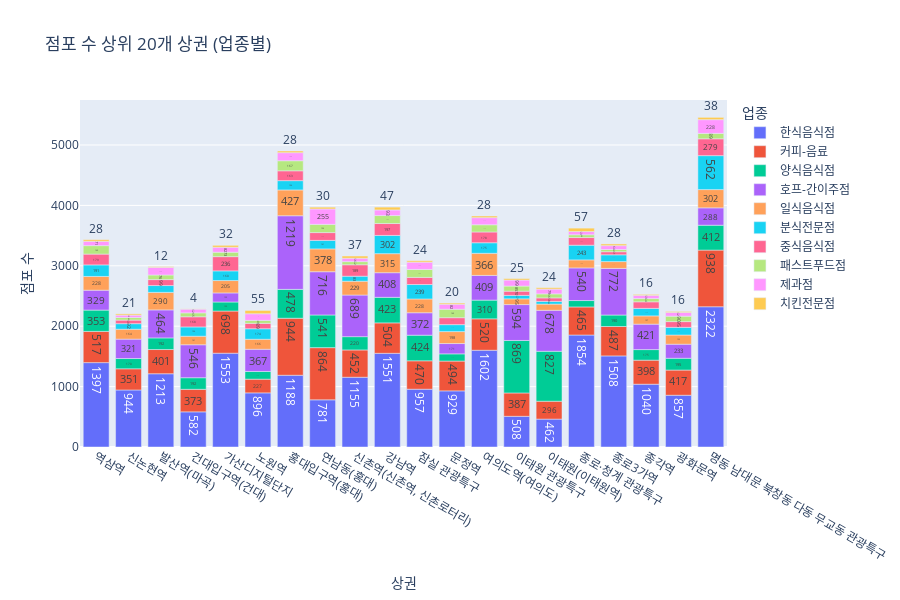

The code cell stored with this chart in its notebook:
### Markdown cell above
점포수 상위 20개 상권

### Code cell
top_n = df_area.groupby('상권명')['점포수'].sum().sort_values(ascending=False).head(20).index
df_top = df_area[df_area['상권명'].isin(top_n)]

fig_top = px.bar(df_top,
                 x='상권명',
                 y='점포수',
                 color='업종명',
                 title='점포 수 상위 20개 상권 (업종별)',
                 text='점포수')
fig_top.update_layout(xaxis_title='상권', yaxis_title='점포 수', legend_title='업종', height=600)
fig_top.show()

### Figure 1 — Plotly figure (JSON) as saved in the notebook; plotly's stock layout.template omitted (floating-point values rounded to 4 significant figures)
{"data": [{"hovertemplate": "업종명=한식음식점<br>상권명=%{x}<br>점포수=%{text}<extra></extra>", "legendgroup": "한식음식점", "marker": {"color": "#636efa", "pattern": {"shape": ""}}, "name": "한식음식점", "orientation": "v", "showlegend": true, "text": [1397.0, 944.0, 1213.0, 582.0, 1553.0, 896.0, 1188.0, 781.0, 1155.0, 1551.0, 957.0, 929.0, 1602.0, 508.0, 462.0, 1854.0, 1508.0, 1040.0, 857.0, 2322.0], "textposition": "auto", "type": "bar", "x": ["역삼역", "신논현역", "발산역(마곡)", "건대입구역(건대)", "가산디지털단지", "노원역", "홍대입구역(홍대)", "연남동(홍대)", "신촌역(신촌역, 신촌로터리)", "강남역", "잠실 관광특구", "문정역", "여의도역(여의도)", "이태원 관광특구", "이태원(이태원역)", "종로·청계 관광특구", "종로3가역", "종각역", "광화문역", "명동 남대문 북창동 다동 무교동 관광특구"], "xaxis": "x", "y": [1397.0, 944.0, 1213.0, 582.0, 1553.0, 896.0, 1188.0, 781.0, 1155.0, 1551.0, 957.0, 929.0, 1602.0, 508.0, 462.0, 1854.0, 1508.0, 1040.0, 857.0, 2322.0], "yaxis": "y"}, {"hovertemplate": "업종명=커피-음료<br>상권명=%{x}<br>점포수=%{text}<extra></extra>", "legendgroup": "커피-음료", "marker": {"color": "#EF553B", "pattern": {"shape": ""}}, "name": "커피-음료", "orientation": "v", "showlegend": true, "text": [517.0, 351.0, 401.0, 373.0, 698.0, 227.0, 944.0, 864.0, 452.0, 504.0, 494.0, 470.0, 520.0, 387.0, 296.0, 487.0, 465.0, 417.0, 398.0, 938.0], "textposition": "auto", "type": "bar", "x": ["역삼역", "신논현역", "발산역(마곡)", "건대입구역(건대)", "가산디지털단지", "노원역", "홍대입구역(홍대)", "연남동(홍대)", "신촌역(신촌역, 신촌로터리)", "강남역", "문정역", "잠실 관광특구", "여의도역(여의도)", "이태원 관광특구", "이태원(이태원역)", "종로3가역", "종로·청계 관광특구", "광화문역", "종각역", "명동 남대문 북창동 다동 무교동 관광특구"], "xaxis": "x", "y": [517.0, 351.0, 401.0, 373.0, 698.0, 227.0, 944.0, 864.0, 452.0, 504.0, 494.0, 470.0, 520.0, 387.0, 296.0, 487.0, 465.0, 417.0, 398.0, 938.0], "yaxis": "y"}, {"hovertemplate": "업종명=양식음식점<br>상권명=%{x}<br>점포수=%{text}<extra></extra>", "legendgroup": "양식음식점", "marker": {"color": "#00cc96", "pattern": {"shape": ""}}, "name": "양식음식점", "orientation": "v", "showlegend": true, "text": [353.0, 170.0, 192.0, 192.0, 150.0, 128.0, 541.0, 478.0, 220.0, 423.0, 424.0, 119.0, 310.0, 869.0, 827.0, 195.0, 190.0, 175.0, 106.0, 412.0], "textposition": "auto", "type": "bar", "x": ["역삼역", "신논현역", "발산역(마곡)", "건대입구역(건대)", "가산디지털단지", "노원역", "연남동(홍대)", "홍대입구역(홍대)", "신촌역(신촌역, 신촌로터리)", "강남역", "잠실 관광특구", "문정역", "여의도역(여의도)", "이태원 관광특구", "이태원(이태원역)", "광화문역", "종로3가역", "종각역", "종로·청계 관광특구", "명동 남대문 북창동 다동 무교동 관광특구"], "xaxis": "x", "y": [353.0, 170.0, 192.0, 192.0, 150.0, 128.0, 541.0, 478.0, 220.0, 423.0, 424.0, 119.0, 310.0, 869.0, 827.0, 195.0, 190.0, 175.0, 106.0, 412.0], "yaxis": "y"}, {"hovertemplate": "업종명=호프-간이주점<br>상권명=%{x}<br>점포수=%{text}<extra></extra>", "legendgroup": "호프-간이주점", "marker": {"color": "#ab63fa", "pattern": {"shape": ""}}, "name": "호프-간이주점", "orientation": "v", "showlegend": true, "text": [329.0, 321.0, 464.0, 546.0, 150.0, 367.0, 1219.0, 716.0, 689.0, 408.0, 372.0, 171.0, 409.0, 678.0, 594.0, 772.0, 540.0, 421.0, 233.0, 288.0], "textposition": "auto", "type": "bar", "x": ["역삼역", "신논현역", "발산역(마곡)", "건대입구역(건대)", "가산디지털단지", "노원역", "홍대입구역(홍대)", "연남동(홍대)", "신촌역(신촌역, 신촌로터리)", "강남역", "잠실 관광특구", "문정역", "여의도역(여의도)", "이태원(이태원역)", "이태원 관광특구", "종로3가역", "종로·청계 관광특구", "종각역", "광화문역", "명동 남대문 북창동 다동 무교동 관광특구"], "xaxis": "x", "y": [329.0, 321.0, 464.0, 546.0, 150.0, 367.0, 1219.0, 716.0, 689.0, 408.0, 372.0, 171.0, 409.0, 678.0, 594.0, 772.0, 540.0, 421.0, 233.0, 288.0], "yaxis": "y"}, {"hovertemplate": "업종명=일식음식점<br>상권명=%{x}<br>점포수=%{text}<extra></extra>", "legendgroup": "일식음식점", "marker": {"color": "#FFA15A", "pattern": {"shape": ""}}, "name": "일식음식점", "orientation": "v", "showlegend": true, "text": [228.0, 164.0, 290.0, 141.0, 205.0, 166.0, 427.0, 378.0, 229.0, 315.0, 228.0, 198.0, 366.0, 103.0, 95.0, 152.0, 137.0, 133.0, 113.0, 302.0], "textposition": "auto", "type": "bar", "x": ["역삼역", "신논현역", "발산역(마곡)", "건대입구역(건대)", "가산디지털단지", "노원역", "홍대입구역(홍대)", "연남동(홍대)", "신촌역(신촌역, 신촌로터리)", "강남역", "잠실 관광특구", "문정역", "여의도역(여의도)", "이태원(이태원역)", "이태원 관광특구", "광화문역", "종각역", "종로·청계 관광특구", "종로3가역", "명동 남대문 북창동 다동 무교동 관광특구"], "xaxis": "x", "y": [228.0, 164.0, 290.0, 141.0, 205.0, 166.0, 427.0, 378.0, 229.0, 315.0, 228.0, 198.0, 366.0, 103.0, 95.0, 152.0, 137.0, 133.0, 113.0, 302.0], "yaxis": "y"}, {"hovertemplate": "업종명=분식전문점<br>상권명=%{x}<br>점포수=%{text}<extra></extra>", "legendgroup": "분식전문점", "marker": {"color": "#19d3f3", "pattern": {"shape": ""}}, "name": "분식전문점", "orientation": "v", "showlegend": true, "text": [191.0, 92.0, 113.0, 154.0, 160.0, 174.0, 154.0, 141.0, 83.0, 302.0, 239.0, 115.0, 175.0, 57.0, 45.0, 243.0, 127.0, 124.0, 112.0, 562.0], "textposition": "auto", "type": "bar", "x": ["역삼역", "신논현역", "발산역(마곡)", "건대입구역(건대)", "가산디지털단지", "노원역", "홍대입구역(홍대)", "연남동(홍대)", "신촌역(신촌역, 신촌로터리)", "강남역", "잠실 관광특구", "문정역", "여의도역(여의도)", "이태원 관광특구", "이태원(이태원역)", "종로·청계 관광특구", "광화문역", "종각역", "종로3가역", "명동 남대문 북창동 다동 무교동 관광특구"], "xaxis": "x", "y": [191.0, 92.0, 113.0, 154.0, 160.0, 174.0, 154.0, 141.0, 83.0, 302.0, 239.0, 115.0, 175.0, 57.0, 45.0, 243.0, 127.0, 124.0, 112.0, 562.0], "yaxis": "y"}, {"hovertemplate": "업종명=중식음식점<br>상권명=%{x}<br>점포수=%{text}<extra></extra>", "legendgroup": "중식음식점", "marker": {"color": "#FF6692", "pattern": {"shape": ""}}, "name": "중식음식점", "orientation": "v", "showlegend": true, "text": [179.0, 59.0, 99.0, 168.0, 236.0, 89.0, 163.0, 129.0, 189.0, 197.0, 118.0, 115.0, 178.0, 70.0, 58.0, 127.0, 109.0, 95.0, 51.0, 279.0], "textposition": "auto", "type": "bar", "x": ["역삼역", "신논현역", "발산역(마곡)", "건대입구역(건대)", "가산디지털단지", "노원역", "홍대입구역(홍대)", "연남동(홍대)", "신촌역(신촌역, 신촌로터리)", "강남역", "잠실 관광특구", "문정역", "여의도역(여의도)", "이태원 관광특구", "이태원(이태원역)", "종로·청계 관광특구", "종각역", "광화문역", "종로3가역", "명동 남대문 북창동 다동 무교동 관광특구"], "xaxis": "x", "y": [179.0, 59.0, 99.0, 168.0, 236.0, 89.0, 163.0, 129.0, 189.0, 197.0, 118.0, 115.0, 178.0, 70.0, 58.0, 127.0, 109.0, 95.0, 51.0, 279.0], "yaxis": "y"}, {"hovertemplate": "업종명=패스트푸드점<br>상권명=%{x}<br>점포수=%{text}<extra></extra>", "legendgroup": "패스트푸드점", "marker": {"color": "#B6E880", "pattern": {"shape": ""}}, "name": "패스트푸드점", "orientation": "v", "showlegend": true, "text": [140.0, 43.0, 76.0, 65.0, 73.0, 49.0, 167.0, 136.0, 52.0, 132.0, 140.0, 132.0, 120.0, 85.0, 66.0, 90.0, 54.0, 46.0, 37.0, 89.0], "textposition": "auto", "type": "bar", "x": ["역삼역", "신논현역", "발산역(마곡)", "건대입구역(건대)", "가산디지털단지", "노원역", "홍대입구역(홍대)", "연남동(홍대)", "신촌역(신촌역, 신촌로터리)", "강남역", "문정역", "잠실 관광특구", "여의도역(여의도)", "이태원 관광특구", "이태원(이태원역)", "광화문역", "종각역", "종로·청계 관광특구", "종로3가역", "명동 남대문 북창동 다동 무교동 관광특구"], "xaxis": "x", "y": [140.0, 43.0, 76.0, 65.0, 73.0, 49.0, 167.0, 136.0, 52.0, 132.0, 140.0, 132.0, 120.0, 85.0, 66.0, 90.0, 54.0, 46.0, 37.0, 89.0], "yaxis": "y"}, {"hovertemplate": "업종명=제과점<br>상권명=%{x}<br>점포수=%{text}<extra></extra>", "legendgroup": "제과점", "marker": {"color": "#FF97FF", "pattern": {"shape": ""}}, "name": "제과점", "orientation": "v", "showlegend": true, "text": [71.0, 39.0, 126.0, 62.0, 82.0, 110.0, 255.0, 133.0, 56.0, 93.0, 120.0, 82.0, 117.0, 99.0, 79.0, 64.0, 62.0, 53.0, 53.0, 228.0], "textposition": "auto", "type": "bar", "x": ["역삼역", "신논현역", "발산역(마곡)", "건대입구역(건대)", "가산디지털단지", "노원역", "연남동(홍대)", "홍대입구역(홍대)", "신촌역(신촌역, 신촌로터리)", "강남역", "잠실 관광특구", "문정역", "여의도역(여의도)", "이태원 관광특구", "이태원(이태원역)", "종로3가역", "광화문역", "종각역", "종로·청계 관광특구", "명동 남대문 북창동 다동 무교동 관광특구"], "xaxis": "x", "y": [71.0, 39.0, 126.0, 62.0, 82.0, 110.0, 255.0, 133.0, 56.0, 93.0, 120.0, 82.0, 117.0, 99.0, 79.0, 64.0, 62.0, 53.0, 53.0, 228.0], "yaxis": "y"}, {"hovertemplate": "업종명=치킨전문점<br>상권명=%{x}<br>점포수=%{text}<extra></extra>", "legendgroup": "치킨전문점", "marker": {"color": "#FECB52", "pattern": {"shape": ""}}, "name": "치킨전문점", "orientation": "v", "showlegend": true, "text": [28.0, 21.0, 12.0, 4.0, 32.0, 55.0, 30.0, 28.0, 37.0, 47.0, 24.0, 20.0, 28.0, 25.0, 24.0, 57.0, 28.0, 16.0, 16.0, 38.0], "textposition": "auto", "type": "bar", "x": ["역삼역", "신논현역", "발산역(마곡)", "건대입구역(건대)", "가산디지털단지", "노원역", "연남동(홍대)", "홍대입구역(홍대)", "신촌역(신촌역, 신촌로터리)", "강남역", "잠실 관광특구", "문정역", "여의도역(여의도)", "이태원 관광특구", "이태원(이태원역)", "종로·청계 관광특구", "종로3가역", "종각역", "광화문역", "명동 남대문 북창동 다동 무교동 관광특구"], "xaxis": "x", "y": [28.0, 21.0, 12.0, 4.0, 32.0, 55.0, 30.0, 28.0, 37.0, 47.0, 24.0, 20.0, 28.0, 25.0, 24.0, 57.0, 28.0, 16.0, 16.0, 38.0], "yaxis": "y"}], "layout": {"barmode": "relative", "height": 600, "legend": {"title": {"text": "업종"}, "tracegroupgap": 0}, "title": {"text": "점포 수 상위 20개 상권 (업종별)"}, "xaxis": {"anchor": "y", "domain": [0, 1], "title": {"text": "상권"}}, "yaxis": {"anchor": "x", "domain": [0, 1], "title": {"text": "점포 수"}}}}
